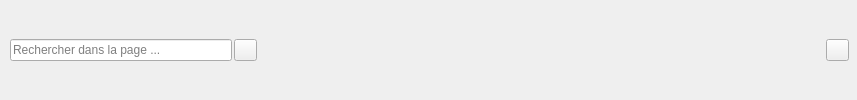
        <widget class="QWidget" name="bar_nav" native="true">
         <property name="sizePolicy">
          <sizepolicy hsizetype="MinimumExpanding" vsizetype="Fixed">
           <horstretch>0</horstretch>
           <verstretch>0</verstretch>
          </sizepolicy>
         </property>
         <property name="minimumSize">
          <size>
           <width>857</width>
           <height>41</height>
          </size>
         </property>
         <layout class="QHBoxLayout" name="horizontalLayout_4">
          <property name="spacing">
           <number>8</number>
          </property>
          <property name="leftMargin">
           <number>8</number>
          </property>
          <property name="topMargin">
           <number>8</number>
          </property>
          <property name="rightMargin">
           <number>8</number>
          </property>
          <property name="bottomMargin">
           <number>8</number>
          </property>
          <item alignment="Qt::AlignmentFlag::AlignLeft|Qt::AlignmentFlag::AlignVCenter">
           <widget class="QWidget" name="BarreRecherche" native="true">
            <property name="sizePolicy">
             <sizepolicy hsizetype="Preferred" vsizetype="Preferred">
              <horstretch>0</horstretch>
              <verstretch>0</verstretch>
             </sizepolicy>
            </property>
            <property name="minimumSize">
             <size>
              <width>251</width>
              <height>25</height>
             </size>
            </property>
            <layout class="QHBoxLayout" name="horizontalLayout_3">
             <property name="spacing">
              <number>2</number>
             </property>
             <property name="leftMargin">
              <number>2</number>
             </property>
             <property name="topMargin">
              <number>2</number>
             </property>
             <property name="rightMargin">
              <number>2</number>
             </property>
             <property name="bottomMargin">
              <number>2</number>
             </property>
             <item>
              <widget class="QLineEdit" name="ZoneRecherche">
               <property name="placeholderText">
                <string>Rechercher dans la page ...</string>
               </property>
              </widget>
             </item>
             <item alignment="Qt::AlignmentFlag::AlignLeft">
              <widget class="QToolButton" name="indicat_recherche">
               <property name="text">
                <string/>
               </property>
               <property name="icon">
                <iconset resource="icones.qrc">
                 <normaloff>:/icon_gris/search.svg</normaloff>:/icon_gris/search.svg</iconset>
               </property>
               <property name="iconSize">
                <size>
                 <width>15</width>
                 <height>15</height>
                </size>
               </property>
              </widget>
             </item>
            </layout>
           </widget>
          </item>
          <item alignment="Qt::AlignmentFlag::AlignRight|Qt::AlignmentFlag::AlignVCenter">
           <widget class="QToolButton" name="btn_notification_bar_nav">
            <property name="sizePolicy">
             <sizepolicy hsizetype="Preferred" vsizetype="Preferred">
              <horstretch>0</horstretch>
              <verstretch>0</verstretch>
             </sizepolicy>
            </property>
            <property name="cursor">
             <cursorShape>PointingHandCursor</cursorShape>
            </property>
            <property name="text">
             <string/>
            </property>
            <property name="icon">
             <iconset resource="icones.qrc">
              <normaloff>:/icon_gris/bell.svg</normaloff>:/icon_gris/bell.svg</iconset>
            </property>
            <property name="iconSize">
             <size>
              <width>15</width>
              <height>15</height>
             </size>
            </property>
           </widget>
          </item>
         </layout>
        </widget>
